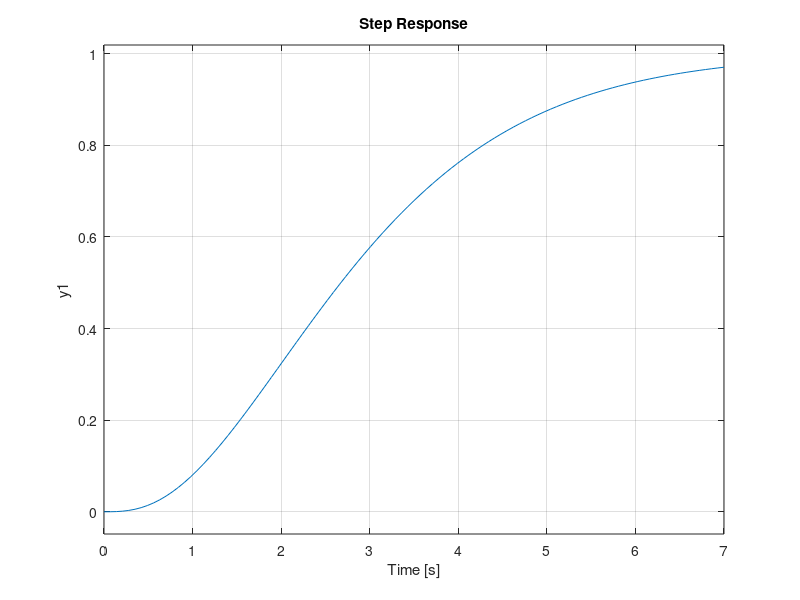
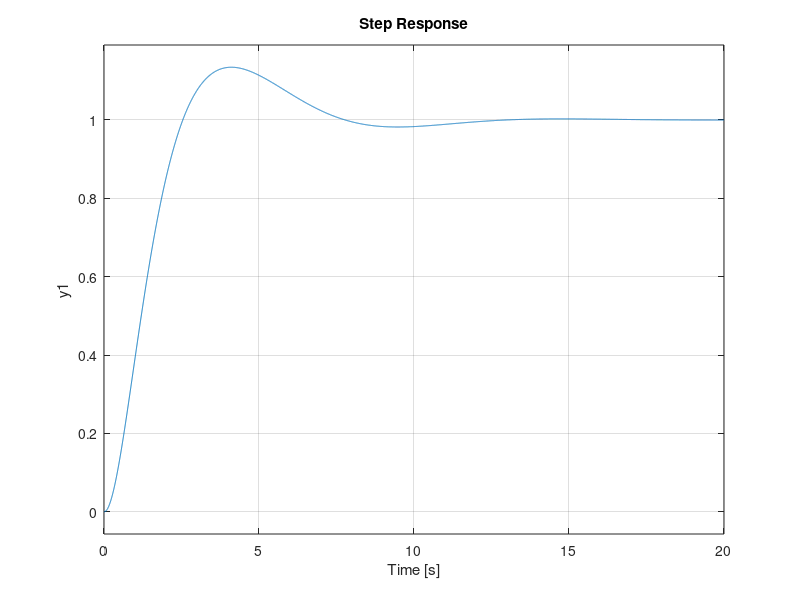
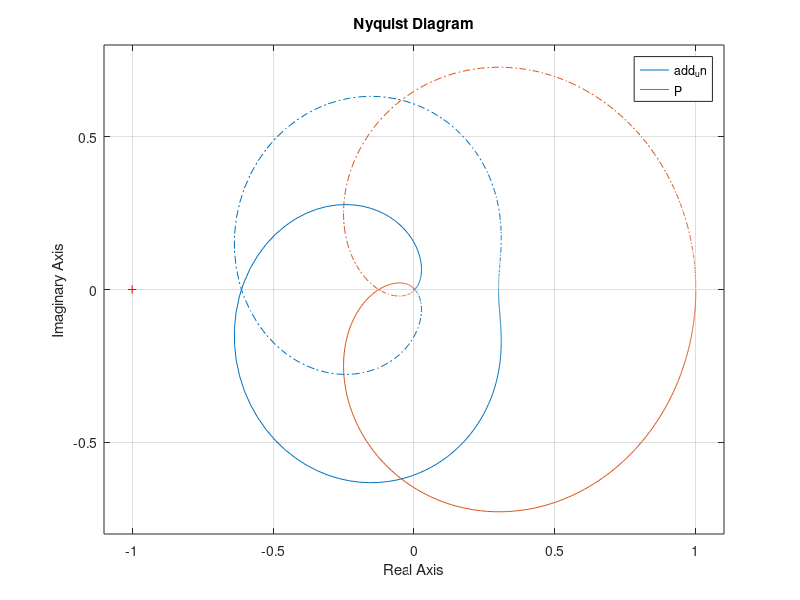
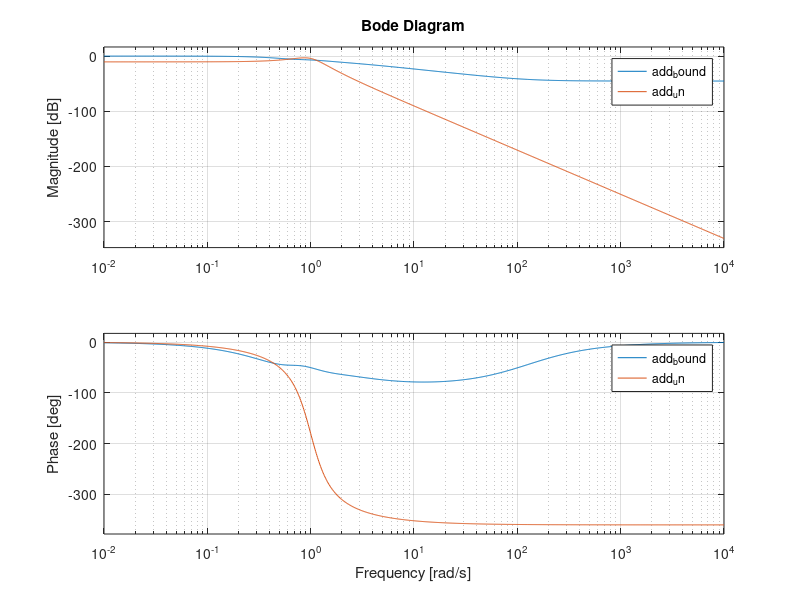

Write MATLAB code to recreate these figures, in order.


s = tf('s');
P = 1/(s+1)^3;

figure
step(P)

[Pnum,Pden] = tfdata(P);

%%
Kp = 1.8;
Ti = 1.6;
Td = 0.8;
N = 100;
C = pidstd(Kp,Ti,Td,N);

T = P*C/(1+P*C);

figure
step(T)


%%

% k = 0.3 seems like instability limit
k = 0.3;
add_un = k/(s^2+0.7*s+1)^2;
[UNnum,UNden] = tfdata(add_un);

figure
nyquist(add_un,P);


add_bound = (1+P*C)/C;

figure
bode(add_bound,add_un)



%%


% k = 0.6 seems like instability limit
k = 0.6;
mult_un = k/(s^2+0.7*s+1)^2;
[UNnum2,UNden2] = tfdata(mult_un);

figure
nyquist(mult_un,P);


mult_bound = (1+P*C)/(P*C);

figure
bode(mult_bound,mult_un)
